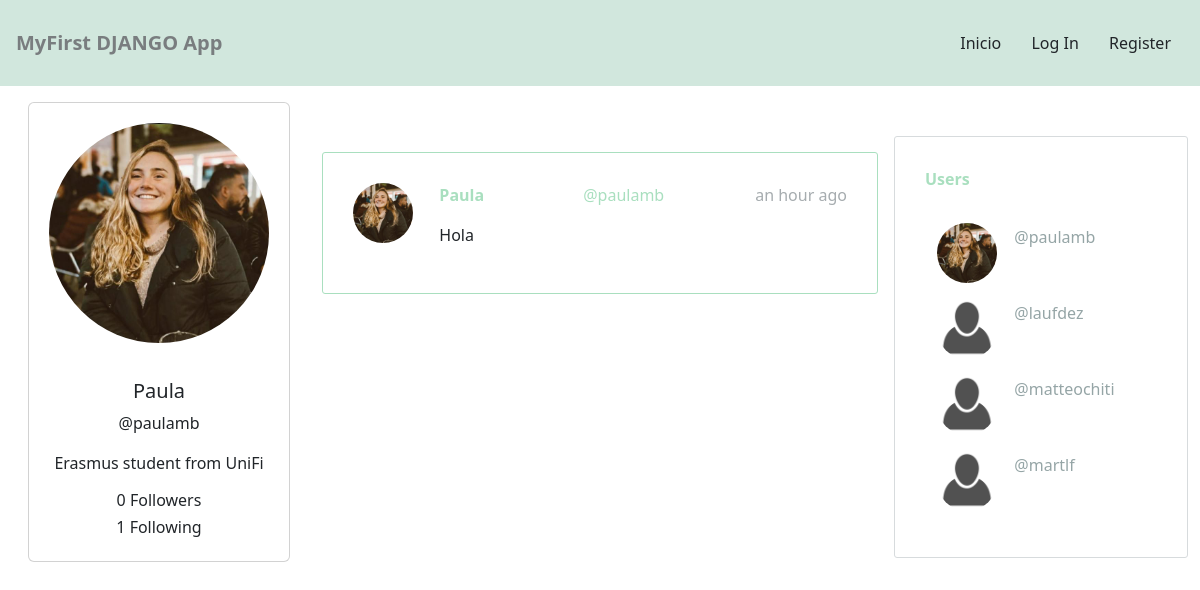
The page /profile/paulamb/ on the database its author committed.
### socialnetwork/models.py (models this page shows, shortened)
class Profile(models.Model):
    user = models.OneToOneField(User, on_delete=models.CASCADE)
    bio = models.CharField(default='Biography', max_length=100)
    image = models.ImageField(default='default.png')
    def following(self):
        user_ids = Relationship.objects.filter(from_user=self.user)\
                                    .values_list('to_user_id', flat=True)
        return User.objects.filter(id__in=user_ids)
    def followers(self):
        user_ids = Relationship.objects.filter(to_user=self.user)\
                                    .values_list('from_user_id', flat=True)
        return User.objects.filter(id__in=user_ids)
    def create_profile(sender, instance, created, **kwargs):
        if created:
            user_profile = Profile(user=instance)
            user_profile.save()
    post_save.connect(create_profile, sender=User)

class Post(models.Model):
    timestamp = models.DateTimeField(default=timezone.now)
    content = models.TextField()
    user = models.ForeignKey(User, on_delete=models.CASCADE, related_name='posts')
    likes = models.ManyToManyField(User, blank=True, related_name='likes')
    dislikes = models.ManyToManyField(User, blank=True, related_name='dislikes')
    class Meta:
        ordering = ['-timestamp']  #Sort posts by time

### socialnetwork/views.py (the view)
# urls.py: path('profile/<str:username>/', views.profile, name='profile'),
def profile(request, username):
    user = User.objects.get(username=username)
    posts = user.posts.all()
    profiles = Profile.objects.all()
    context = {'user' : user, 'posts' : posts, 'profiles': profiles}
    return render(request, 'socialnetwork/profile.html', context)

### socialnetwork/templates/socialnetwork/profile.html (shortened to what this page needs)
{% extends 'socialnetwork/layout.html' %}
{% load humanize %}
{% block content %}
<div id="main" class="container-fluid d-flex">
    <div class="col-md-3 col-lg-3 col-xl-3 d-none d-md-block" style="padding:1em">
        <div class="card" >
            <img src="{{ user.profile.image.url }}" class="card-img-top rounded-circle" style="padding: 20px" alt="...">
            <div class="card-body" style="text-align:center">
                <h5 class="card-title">{{ user.first_name }}</h5>
                <p class="card-text">@{{ user }}</p>
                <p class="card-text">{{ user.profile.bio }}</p>
                <h6 class="card-title font-weight-bold">{{ user.profile.followers.count }} Followers</h6>
                <h6 class="card-title font-weight-bold">{{ user.profile.following.count }} Following</h6>
            </div>
        </div>
    </div>
    <div class="col-12 col-sm-12 col-md-6 col-lg-6 col-xl-6 d-block" style="padding:1em">
        {% for post in posts %}
        <div id="postsCards" style="max-width: 900px; margin: 0 auto; margin-top: 50px; border-radius: 3px; padding: 30px; border: 1px solid #A9DFBF">
            <div class="row">
                <div class="col-2">
                    <img src="{{ post.user.profile.image.url }}" style="border-radius: 100px; width: 60px; margin-right: 15px" alt="">
                </div>
                <div class="col-10">
                    <div class="row">
                        <div class="col-4" style="float: left">
                            <a href="{% url 'profile' post.user %}" style="text-decoration: none; color: #A9DFBF; font-weight: bolder">{{ post.user.first_name }}</a>
                        </div>
                        <div class="col-4" style="float: left">
                            <a href="{% url 'profile' post.user %}" style="text-decoration: none; color: #A9DFBF">@{{ post.user }}</a>
                        </div>
                        <div class="col-4" style="float: right; text-align: right; color: #A6ACAF">
                            <span>{{ post.timestamp|naturaltime }}</span>
                        </div>
                    </div>
                    <div class="row" style="padding: 1em 0 0">
                        <div class="col-10">
                            <p>{{post.content}}</p>
                        </div>
                    </div>
                </div>
            </div>
        </div>
        {% endfor %}
    </div>
            <div class="col-md-3 col-lg-3 col-xl-3 d-none d-md-block">
                <div id="WhoToFollowCard" style="margin: 0 auto; margin-top: 50px; border-radius: 3px; padding: 30px; border: 1px solid #D7DBDD">
                    <div class="row">
                        <p style="color: #A9DFBF; font-weight: bolder"> Users </p>
                    </div>
                    {% for profile in profiles %}
                        <div class="row" style="margin: 1em auto">
                            <div class="col-4">
                                <img src="{{ profile.image.url }}" style="border-radius: 100px; width: 60px; margin-right: 15px" alt="">
                            </div>
                            <div class="col-8">
                                <a href="{% url 'profile' profile.user %}" style="margin: auto; text-decoration: none; color: #95A5A6; text-align: right; vertical-align: middle">@{{ profile.user }}</a>
                            </div>
                        </div>
                    {% endfor %}
                </div>
            </div>
</div>
{% endblock content %}

### rows shown on the page
Post: user.profile.image (picture), user.first_name "Paula", user "paulamb", timestamp "an hour ago", content "Hola"
Profile: image (picture), user "paulamb"
Profile: image (placeholder picture), user "laufdez"
Profile: image (placeholder picture), user "matteochiti"
Profile: image (placeholder picture), user "martlf"

### other values the page prints
{{ user.first_name }} "Paula"
{{ user }} "paulamb"
{{ user.profile.bio }} "Erasmus student from UniFi"
{{ user.profile.followers.count }} "0"
{{ user.profile.following.count }} "1"
